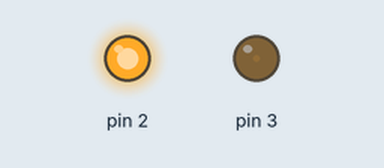
This sketch was run on a simulated Arduino Uno, built with avr-gcc and run on an emulated ATmega328P. Shown: output pins drawn as LEDs (lit = HIGH).

Above: at 0.1 s.
Timing chart, 0 to 1.6 s (numbered marks = the images above):
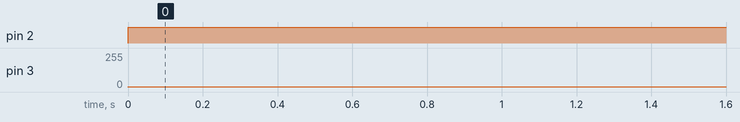

The sketch:

dc_motor.ino
```cpp
int val=150;
void setup() {
  // put your setup code here, to run once:

}

void loop() {
  // put your main code here, to run repeatedly:
  analogWrite(2,val);
  analogWrite(3,1);

}
```

Measured:
- by itself, pin 2: LOW → HIGH at 0.00 s
- by itself, pin 3: 0/255 → 1/255 at 0.00 s
